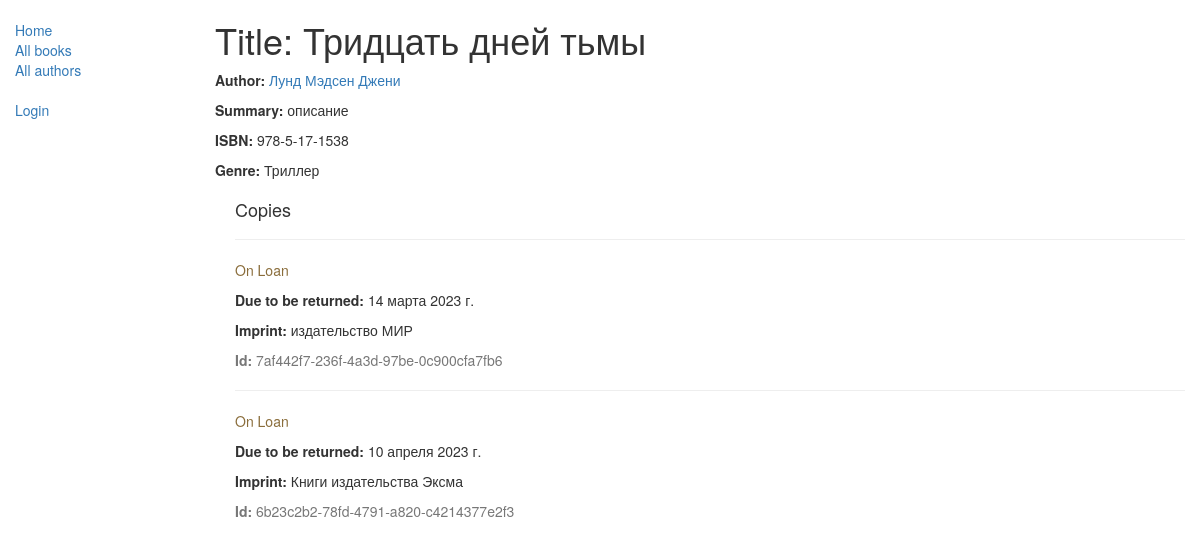
/catalog/book/1, run on the app's committed database.
### catalog/models.py (models this page shows, shortened)
class Book(models.Model):
    title = models.CharField(max_length=200)
    author = models.ForeignKey('Author', on_delete=models.SET_NULL, null=True)
    summary = models.TextField(max_length=1000, help_text="Enter a brief description the book")
    isbn = models.CharField('ISBN', max_length=13, help_text="13 character")
    genre = models.ManyToManyField('Genre', help_text="Select a genre for this book")
    language = models.ForeignKey('Language', on_delete=models.SET_NULL, null=True)
    def display_genre(self):
        return ', '.join([genre.name for genre in self.genre.all()[:3]])
    display_genre.short_description = 'Genre'

class Author(models.Model):
    first_name = models.CharField(max_length=100)
    last_name = models.CharField(max_length=100)
    date_of_birth = models.DateField(null=True, blank=True)
    date_of_death = models.DateField('Died', null=True,blank=True)
    def __str__(self):
        return '%s %s' % (self.last_name, self.first_name)

class Genre(models.Model):
    name = models.CharField(max_length=200, help_text="Enter a book genre")
    def __str__(self):
        return self.name

class BookInstance(models.Model):
    id = models.UUIDField(primary_key=True, default=uuid.uuid4, help_text="Unique ID")
    book = models.ForeignKey('Book', on_delete=models.SET_NULL, null=True)
    imprint = models.CharField(max_length=200)
    due_back = models.DateField(null=True, blank=True)
    LOAN_STATUS = (
        ('m', 'Maintenance'),
        ('o', 'On Loan'),
        ('a', 'Available'),
        ('r', 'Reserved'),
    )
    borrower = models.ForeignKey(User, on_delete=models.SET_NULL, null=True, blank=True)
    status = models.CharField(max_length=1, choices=LOAN_STATUS, blank=True, default="m",
                              help_text='Статус книги')
    class Meta:
        ordering = ['due_back']
        permissions = (
            ('can_mark_returned', 'Set book as returned'),
        )

### catalog/views.py (the view)
# urls.py: path('book/<int:pk>', views.BookDetailView.as_view(), name='book-detail'),
class BookDetailView(generic.DetailView):
    model = Book

### catalog/templates/catalog/book_detail.html
{% extends "base_generic.html" %}
{% block content %}
    <h1>Title: {{book.title}}</h1>
    <p><strong>Author: </strong> <a href="">{{ book.author}}</a></p>
    <p><strong>Summary: </strong>{{ book.summary}}</p>
    <p><strong>ISBN: </strong>{{ book.isbn}}</p>
    <p><strong>Genre: </strong>{{ book.genre.all|join:", "}}</p>
    <div style="margin-left:20px;margin-top:20px">
        <h4>Copies</h4>
        {% for copy in book.bookinstance_set.all %}
        <hr>
        <p class="{% if copy.ststus == 'a' %}text-succes{% elif copy.status == 'm' %}text-danger
            {% else %}text-warning{% endif%}">
            {{copy.get_status_display}}
        </p>
        {% if copy.status != 'a' %}
        <p><strong>Due to be returned:</strong> {{ copy.due_back}}</p>
        {% endif %}
        <p><strong>Imprint:</strong> {{ copy.imprint}}</p>
        <p class="text-muted"><strong>Id:</strong> {{ copy.id}}</p>
        {% endfor %}
    </div>
{% endblock %}

### catalog/templates/base_generic.html (shortened to what this page needs)
<!DOCTYPE html>
<html lang="en">
<head>
    <link rel="stylesheet" href="https://maxcdn.bootstrapcdn.com/bootstrap/3.3.7/css/bootstrap.min.css">
    {% load static %}
    <link rel="stylesheet" href="{% static 'css/style.css' %}">
</head>
<body>
<div class="container-fluid">
    <div class="row">
        <div class="col-sm-2">
            {% block sidebar %}
            <ul class="sidebar-nav">
                <li><a href="{% url 'index' %}">Home</a></li>
                <li><a href="{% url 'books' %}">All books</a></li>
                <li><a href="{% url 'authors' %}">All authors</a></li>
            </ul>
            <ul class="sidebar-nav">
                {% if user.is_authenticated %}
                <li>User: {{user.get_username}}</li>
                <li><a href="{% url 'my-borrower' %}">My borrowed</a></li>
                <li><a href="{% url 'logout' %}?next={{request.path}}">Logout</a></li>
                {% else %}
                <li><a href="{% url 'login' %}?next={{request.path}}">Login</a></li>
                {% endif %}
            </ul>
            {% endblock %}
        </div>
        <div class="col-sm-10 ">
            {% block content %}
            {% endblock %}
        </div>
    </div>
</div>
</body>
</html>

### catalog/static/css/style.css (style rules this page uses)
.sidebar-nav { margin-top: 20px; padding: 0; list-style: none; }

### data on the page
Book: title "Тридцать дней тьмы", author "Лунд Мэдсен Джени", summary "описание", isbn "978-5-17-1538", genre.all "Триллер"
BookInstance: status "On Loan", due_back "14 марта 2023 г.", imprint "издательство МИР", id "7af442f7-236f-4a3d-97be-0c900cfa7fb6"
BookInstance: status "On Loan", due_back "10 апреля 2023 г.", imprint "Книги издательства Эксма", id "6b23c2b2-78fd-4791-a820-c4214377e2f3"
